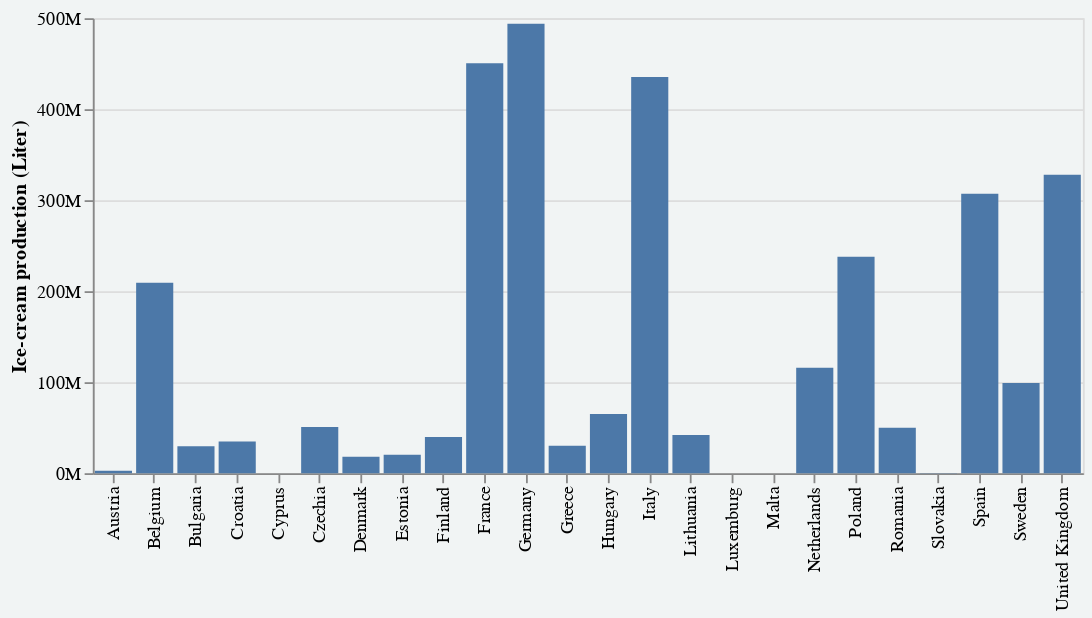

Write the Vega-Lite specification saved for this chart.
### Vega-Lite specification from a JSON file in a GitHub repository (floating-point values rounded to 4 significant figures)
{"config": {"view": {"continuousWidth": 400, "continuousHeight": 300}, "background": "#F1F4F4", "header": {"labelFont": "IBM Plex Sans", "labelFontSize": 14, "titleFont": "IBM Plex Sans", "titleFontSize": 16}}, "data": {"name": "data-0136a27213fc30c2cd0008fef37a6398"}, "mark": "bar", "autosize": {"contains": "padding", "type": "fit-x"}, "encoding": {"tooltip": [{"type": "quantitative", "field": "Value", "format": ".2s"}, {"type": "nominal", "field": "DECL", "title": "Country"}], "x": {"type": "nominal", "axis": {"title": ""}, "field": "DECL"}, "y": {"type": "quantitative", "axis": {"format": "s"}, "field": "Value", "title": "Ice-cream production (Liter)"}}, "height": 250, "width": 600, "$schema": "https://vega.github.io/schema/vega-lite/v4.0.2.json", "datasets": {"data-0136a27213fc30c2cd0008fef37a6398": [{"INDICATORS": "PRODQNT", "DECL": "France", "PRCCODE": 10521000, "PRCCODE_LABEL": "Ice cream and other edible ice (including sherbet, lollipops) (excluding mixes and bases for ice cream)", "PERIOD": "Jan.-Dez. 2018", "Value": 450600000.0, "Flag and Footnotes": null}, {"INDICATORS": "PRODQNT", "DECL": "Netherlands", "PRCCODE": 10521000, "PRCCODE_LABEL": "Ice cream and other edible ice (including sherbet, lollipops) (excluding mixes and bases for ice cream)", "PERIOD": "Jan.-Dez. 2018", "Value": 115800000.0, "Flag and Footnotes": null}, {"INDICATORS": "PRODQNT", "DECL": "Germany", "PRCCODE": 10521000, "PRCCODE_LABEL": "Ice cream and other edible ice (including sherbet, lollipops) (excluding mixes and bases for ice cream)", "PERIOD": "Jan.-Dez. 2018", "Value": 493900000.0, "Flag and Footnotes": null}, {"INDICATORS": "PRODQNT", "DECL": "Italy", "PRCCODE": 10521000, "PRCCODE_LABEL": "Ice cream and other edible ice (including sherbet, lollipops) (excluding mixes and bases for ice cream)", "PERIOD": "Jan.-Dez. 2018", "Value": 435500000.0, "Flag and Footnotes": null}, {"INDICATORS": "PRODQNT", "DECL": "United Kingdom", "PRCCODE": 10521000, "PRCCODE_LABEL": "Ice cream and other edible ice (including sherbet, lollipops) (excluding mixes and bases for ice cream)", "PERIOD": "Jan.-Dez. 2018", "Value": 328100000.0, "Flag and Footnotes": null}, {"INDICATORS": "PRODQNT", "DECL": "Ireland", "PRCCODE": 10521000, "PRCCODE_LABEL": "Ice cream and other edible ice (including sherbet, lollipops) (excluding mixes and bases for ice cream)", "PERIOD": "Jan.-Dez. 2018", "Value": null, "Flag and Footnotes": "(1)"}, {"INDICATORS": "PRODQNT", "DECL": "Denmark", "PRCCODE": 10521000, "PRCCODE_LABEL": "Ice cream and other edible ice (including sherbet, lollipops) (excluding mixes and bases for ice cream)", "PERIOD": "Jan.-Dez. 2018", "Value": 17990000.0, "Flag and Footnotes": null}, {"INDICATORS": "PRODQNT", "DECL": "Greece", "PRCCODE": 10521000, "PRCCODE_LABEL": "Ice cream and other edible ice (including sherbet, lollipops) (excluding mixes and bases for ice cream)", "PERIOD": "Jan.-Dez. 2018", "Value": 30150000.0, "Flag and Footnotes": null}, {"INDICATORS": "PRODQNT", "DECL": "Portugal", "PRCCODE": 10521000, "PRCCODE_LABEL": "Ice cream and other edible ice (including sherbet, lollipops) (excluding mixes and bases for ice cream)", "PERIOD": "Jan.-Dez. 2018", "Value": null, "Flag and Footnotes": "(1)"}, {"INDICATORS": "PRODQNT", "DECL": "Spain", "PRCCODE": 10521000, "PRCCODE_LABEL": "Ice cream and other edible ice (including sherbet, lollipops) (excluding mixes and bases for ice cream)", "PERIOD": "Jan.-Dez. 2018", "Value": 307100000.0, "Flag and Footnotes": null}, {"INDICATORS": "PRODQNT", "DECL": "Belgium", "PRCCODE": 10521000, "PRCCODE_LABEL": "Ice cream and other edible ice (including sherbet, lollipops) (excluding mixes and bases for ice cream)", "PERIOD": "Jan.-Dez. 2018", "Value": 209300000.0, "Flag and Footnotes": null}, {"INDICATORS": "PRODQNT", "DECL": "Luxemburg", "PRCCODE": 10521000, "PRCCODE_LABEL": "Ice cream and other edible ice (including sherbet, lollipops) (excluding mixes and bases for ice cream)", "PERIOD": "Jan.-Dez. 2018", "Value": 0.0, "Flag and Footnotes": null}, {"INDICATORS": "PRODQNT", "DECL": "Iceland", "PRCCODE": 10521000, "PRCCODE_LABEL": "Ice cream and other edible ice (including sherbet, lollipops) (excluding mixes and bases for ice cream)", "PERIOD": "Jan.-Dez. 2018", "Value": null, "Flag and Footnotes": "(1)"}, {"INDICATORS": "PRODQNT", "DECL": "Norway", "PRCCODE": 10521000, "PRCCODE_LABEL": "Ice cream and other edible ice (including sherbet, lollipops) (excluding mixes and bases for ice cream)", "PERIOD": "Jan.-Dez. 2018", "Value": null, "Flag and Footnotes": "(1)"}, {"INDICATORS": "PRODQNT", "DECL": "Sweden", "PRCCODE": 10521000, "PRCCODE_LABEL": "Ice cream and other edible ice (including sherbet, lollipops) (excluding mixes and bases for ice cream)", "PERIOD": "Jan.-Dez. 2018", "Value": 99140000.0, "Flag and Footnotes": null}, {"INDICATORS": "PRODQNT", "DECL": "Finland", "PRCCODE": 10521000, "PRCCODE_LABEL": "Ice cream and other edible ice (including sherbet, lollipops) (excluding mixes and bases for ice cream)", "PERIOD": "Jan.-Dez. 2018", "Value": 39900000.0, "Flag and Footnotes": null}, {"INDICATORS": "PRODQNT", "DECL": "Austria", "PRCCODE": 10521000, "PRCCODE_LABEL": "Ice cream and other edible ice (including sherbet, lollipops) (excluding mixes and bases for ice cream)", "PERIOD": "Jan.-Dez. 2018", "Value": 2757000.0, "Flag and Footnotes": null}, {"INDICATORS": "PRODQNT", "DECL": "Malta", "PRCCODE": 10521000, "PRCCODE_LABEL": "Ice cream and other edible ice (including sherbet, lollipops) (excluding mixes and bases for ice cream)", "PERIOD": "Jan.-Dez. 2018", "Value": 0.0, "Flag and Footnotes": null}, {"INDICATORS": "PRODQNT", "DECL": "Estonia", "PRCCODE": 10521000, "PRCCODE_LABEL": "Ice cream and other edible ice (including sherbet, lollipops) (excluding mixes and bases for ice cream)", "PERIOD": "Jan.-Dez. 2018", "Value": 20350000.0, "Flag and Footnotes": null}, {"INDICATORS": "PRODQNT", "DECL": "Latvia", "PRCCODE": 10521000, "PRCCODE_LABEL": "Ice cream and other edible ice (including sherbet, lollipops) (excluding mixes and bases for ice cream)", "PERIOD": "Jan.-Dez. 2018", "Value": null, "Flag and Footnotes": "(1)"}, {"INDICATORS": "PRODQNT", "DECL": "Lithuania", "PRCCODE": 10521000, "PRCCODE_LABEL": "Ice cream and other edible ice (including sherbet, lollipops) (excluding mixes and bases for ice cream)", "PERIOD": "Jan.-Dez. 2018", "Value": 42110000.0, "Flag and Footnotes": null}, {"INDICATORS": "PRODQNT", "DECL": "Poland", "PRCCODE": 10521000, "PRCCODE_LABEL": "Ice cream and other edible ice (including sherbet, lollipops) (excluding mixes and bases for ice cream)", "PERIOD": "Jan.-Dez. 2018", "Value": 237800000.0, "Flag and Footnotes": null}, {"INDICATORS": "PRODQNT", "DECL": "Czechia", "PRCCODE": 10521000, "PRCCODE_LABEL": "Ice cream and other edible ice (including sherbet, lollipops) (excluding mixes and bases for ice cream)", "PERIOD": "Jan.-Dez. 2018", "Value": 50900000.0, "Flag and Footnotes": null}, {"INDICATORS": "PRODQNT", "DECL": "Slovakia", "PRCCODE": 10521000, "PRCCODE_LABEL": "Ice cream and other edible ice (including sherbet, lollipops) (excluding mixes and bases for ice cream)", "PERIOD": "Jan.-Dez. 2018", "Value": 176100.0, "Flag and Footnotes": null}, {"INDICATORS": "PRODQNT", "DECL": "Hungary", "PRCCODE": 10521000, "PRCCODE_LABEL": "Ice cream and other edible ice (including sherbet, lollipops) (excluding mixes and bases for ice cream)", "PERIOD": "Jan.-Dez. 2018", "Value": 65010000.0, "Flag and Footnotes": "(2)"}, {"INDICATORS": "PRODQNT", "DECL": "Romania", "PRCCODE": 10521000, "PRCCODE_LABEL": "Ice cream and other edible ice (including sherbet, lollipops) (excluding mixes and bases for ice cream)", "PERIOD": "Jan.-Dez. 2018", "Value": 49860000.0, "Flag and Footnotes": null}, {"INDICATORS": "PRODQNT", "DECL": "Bulgaria", "PRCCODE": 10521000, "PRCCODE_LABEL": "Ice cream and other edible ice (including sherbet, lollipops) (excluding mixes and bases for ice cream)", "PERIOD": "Jan.-Dez. 2018", "Value": 29670000.0, "Flag and Footnotes": null}, {"INDICATORS": "PRODQNT", "DECL": "Slovenia", "PRCCODE": 10521000, "PRCCODE_LABEL": "Ice cream and other edible ice (including sherbet, lollipops) (excluding mixes and bases for ice cream)", "PERIOD": "Jan.-Dez. 2018", "Value": null, "Flag and Footnotes": "(1)"}, {"INDICATORS": "PRODQNT", "DECL": "Croatia", "PRCCODE": 10521000, "PRCCODE_LABEL": "Ice cream and other edible ice (including sherbet, lollipops) (excluding mixes and bases for ice cream)", "PERIOD": "Jan.-Dez. 2018", "Value": 34850000.0, "Flag and Footnotes": null}, {"INDICATORS": "PRODQNT", "DECL": "Cyprus", "PRCCODE": 10521000, "PRCCODE_LABEL": "Ice cream and other edible ice (including sherbet, lollipops) (excluding mixes and bases for ice cream)", "PERIOD": "Jan.-Dez. 2018", "Value": 0.0, "Flag and Footnotes": null}]}}
